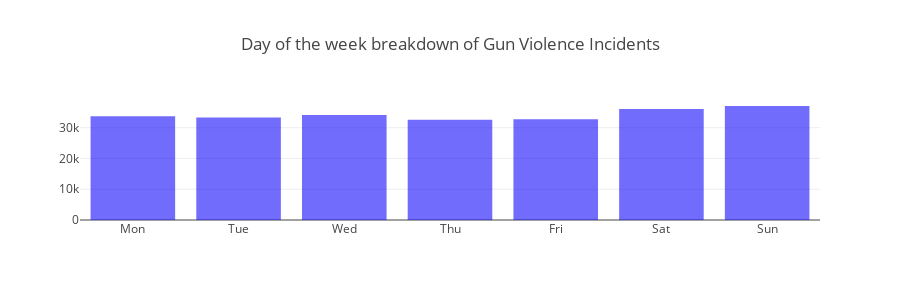

The notebook cell saved with this chart:
### Code cell
iplot(fig4)

### Figure 1 — Plotly figure (JSON) as saved in the notebook; plotly's stock layout.template omitted (floating-point values rounded to 4 significant figures)
{"data": [{"marker": {"color": "rgba(21,10,250,0.6)"}, "type": "bar", "x": ["Mon", "Tue", "Wed", "Thu", "Fri", "Sat", "Sun"], "y": [33760, 33307, 34126, 32561, 32775, 36096, 37052]}], "layout": {"height": 300, "legend": {"orientation": "h"}, "title": "Day of the week breakdown of Gun Violence Incidents"}}
